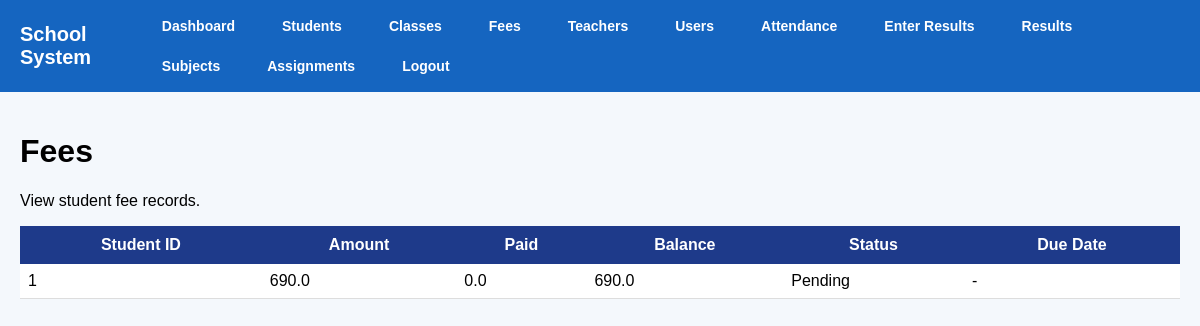
Before: /fees (signed in) with the older database file.
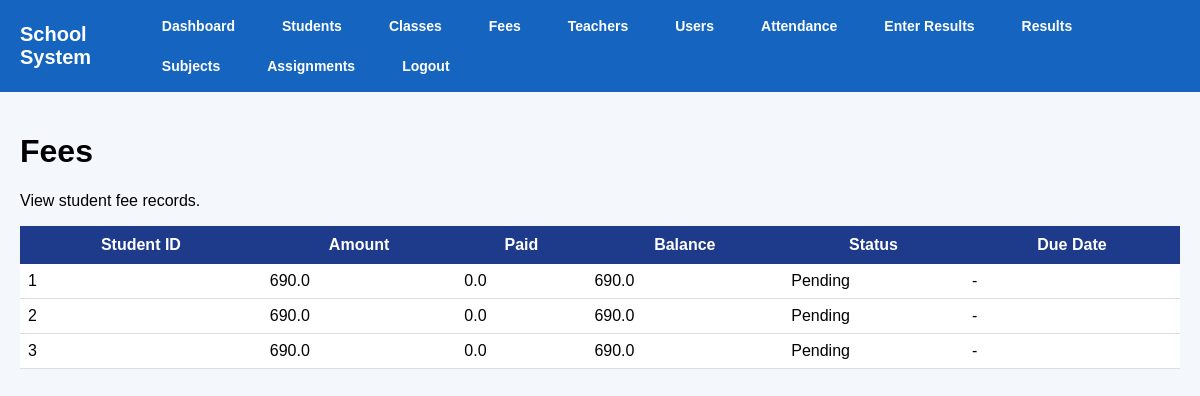
After: the same page with the newer database file.
### tables this page shows
CREATE TABLE fees (
            id INTEGER PRIMARY KEY AUTOINCREMENT,
            student_id INTEGER NOT NULL,
            amount REAL DEFAULT 0,
            paid_amount REAL DEFAULT 0,
            balance REAL DEFAULT 0,
            status TEXT,
            due_date TEXT, term_name TEXT,
            FOREIGN KEY(student_id) REFERENCES students(id)
        );

### app.py (the view)
@app.route("/fees")
@login_required
@roles_required("admin", "director")
def fees():
    conn = get_db()
    fee_records = conn.execute("SELECT * FROM fees").fetchall()
    conn.close()
    return render_template("fees.html", fee_records=fee_records)

### app.py (called while the page is built)
def get_db():
    conn = sqlite3.connect("school.db")
    conn.row_factory = sqlite3.Row
    return conn

def login_required(f):
    @wraps(f)
    def wrapper(*args, **kwargs):
        if "user_id" not in session:
            flash("Please log in first.", "warning")
            return redirect(url_for("login"))
        return f(*args, **kwargs)
    return wrapper

def roles_required(*allowed_roles):
    def decorator(f):
        @wraps(f)
        def wrapper(*args, **kwargs):
            if "user_id" not in session:
                flash("Please log in first.", "warning")
                return redirect(url_for("login"))
            if session.get("role") not in allowed_roles:
                flash("You are not allowed to access that page.", "danger")
                return redirect(url_for("dashboard"))
            return f(*args, **kwargs)
        return wrapper
    return decorator

### templates/fees.html (shortened to what this page needs)
{% extends "base.html" %}
{% block content %}
<h1 class="page-title">Fees</h1>
<p class="page-subtitle">View student fee records.</p>
<div class="card">
    <div class="table-wrapper">
        <table>
            <thead>
                <tr>
                    <th>Student ID</th>
                    <th>Amount</th>
                    <th>Paid</th>
                    <th>Balance</th>
                    <th>Status</th>
                    <th>Due Date</th>
                </tr>
            </thead>
            <tbody>
                {% for fee in fee_records %}
                <tr>
                    <td>{{ fee.student_id }}</td>
                    <td>{{ fee.amount }}</td>
                    <td>{{ fee.paid_amount }}</td>
                    <td>{{ fee.balance }}</td>
                    <td>{{ fee.status }}</td>
                    <td>{{ fee.due_date or '-' }}</td>
                </tr>
                {% else %}
                <tr>
                    <td colspan="6">No fee records found.</td>
                </tr>
                {% endfor %}
            </tbody>
        </table>
    </div>
</div>
{% endblock %}

Changed rows visible on the page:
added fees: student_id "2", amount "690.0", paid_amount "0.0", balance "690.0", status "Pending", due_date "-"
added fees: student_id "3", amount "690.0", paid_amount "0.0", balance "690.0", status "Pending", due_date "-"
